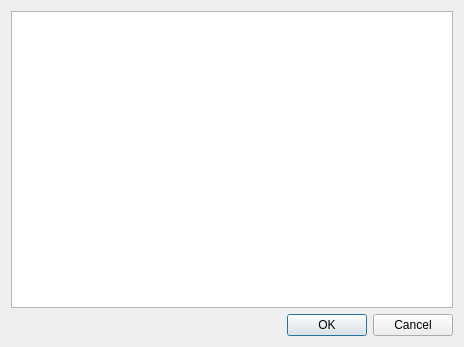
<?xml version="1.0" encoding="UTF-8"?>
<ui version="4.0">
 <class>Dialog</class>
 <widget class="QDialog" name="Dialog">
  <property name="geometry">
   <rect>
    <x>0</x>
    <y>0</y>
    <width>464</width>
    <height>347</height>
   </rect>
  </property>
  <property name="windowTitle">
   <string>Dialog</string>
  </property>
  <layout class="QGridLayout" name="gridLayout">
   <item row="0" column="0">
    <widget class="QTextEdit" name="textEdit"/>
   </item>
   <item row="1" column="0">
    <widget class="QDialogButtonBox" name="buttonBox">
     <property name="orientation">
      <enum>Qt::Horizontal</enum>
     </property>
     <property name="standardButtons">
      <set>QDialogButtonBox::Cancel|QDialogButtonBox::Ok</set>
     </property>
    </widget>
   </item>
  </layout>
 </widget>
 <resources/>
 <connections>
  <connection>
   <sender>buttonBox</sender>
   <signal>accepted()</signal>
   <receiver>Dialog</receiver>
   <slot>accept()</slot>
   <hints>
    <hint type="sourcelabel">
     <x>248</x>
     <y>254</y>
    </hint>
    <hint type="destinationlabel">
     <x>157</x>
     <y>274</y>
    </hint>
   </hints>
  </connection>
  <connection>
   <sender>buttonBox</sender>
   <signal>rejected()</signal>
   <receiver>Dialog</receiver>
   <slot>reject()</slot>
   <hints>
    <hint type="sourcelabel">
     <x>316</x>
     <y>260</y>
    </hint>
    <hint type="destinationlabel">
     <x>286</x>
     <y>274</y>
    </hint>
   </hints>
  </connection>
 </connections>
</ui>
